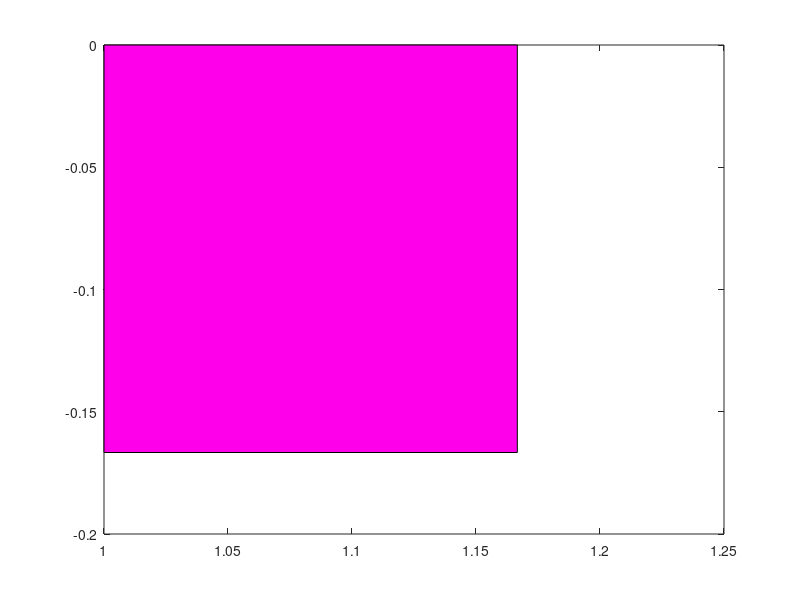

Reproduce this figure in MATLAB.
%% Art for Mindfulness
%
% This program generates an interactive art experience for the user. It has 
% been carefully designed to help the user explore and appreciate the meaning 
% of mindfulness.

%% Set up the figure.
close all;
figure; 
set(gcf, 'Name', 'Art for Mindfulness');
set(gcf, 'MenuBar', 'none');
set(gcf, 'NumberTitle', 'off');
set(gcf, 'Position', [500, 500, 500, 500]);
set(gcf, 'Color', [1 1 1]);

%% Define some parameters.
numCols = 6; 
numRows = 6;

%% Create an array of colors. 
colors = hsv(numCols + numRows + 1);

%% Create the art.
for c = 1:numCols       
    for r = 1:numRows
        % Choose the color for this element.
        colorIndex = r + c;
        thisColor = colors(colorIndex,:);
        
        % Create the rectangle. 
        x1 = c*(1/numCols);
        x2 = (c+1)*(1/numCols); 
        y1 = 1 - (r*(1/numRows));
        y2 = 1 - ((r+1)*(1/numRows)); 
        x = [x1 x2 x2 x1];
        y = [y1 y1 y2 y2];
        h = fill(x, y, thisColor);
        
        % Set the interaction for this element.
        set(h, 'ButtonDownFcn', {@interactElement, c, r, colorIndex});
    end
end

%% Define the interactElement function. 
function interactElement(~, ~, c, r, colorIndex)
    
    % Determine the new color index.
    colors = hsv(6+1+6+1);
    newColorIndex = colorIndex + 1;
    if newColorIndex > length(colors)
        newColorIndex = 1;
    end
    
    % Update the element. 
    x1 = c*(1/6);
    x2 = (c+1)*(1/6); 
    y1 = 1 - (r*(1/6));
    y2 = 1 - ((r+1)*(1/6)); 
    x = [x1 x2 x2 x1];
    y = [y1 y1 y2 y2];
    h = fill(x, y, colors(newColorIndex,:));
    
    % Set the interaction for this element.
    set(h, 'ButtonDownFcn', {@interactElement, c, r, newColorIndex});
end